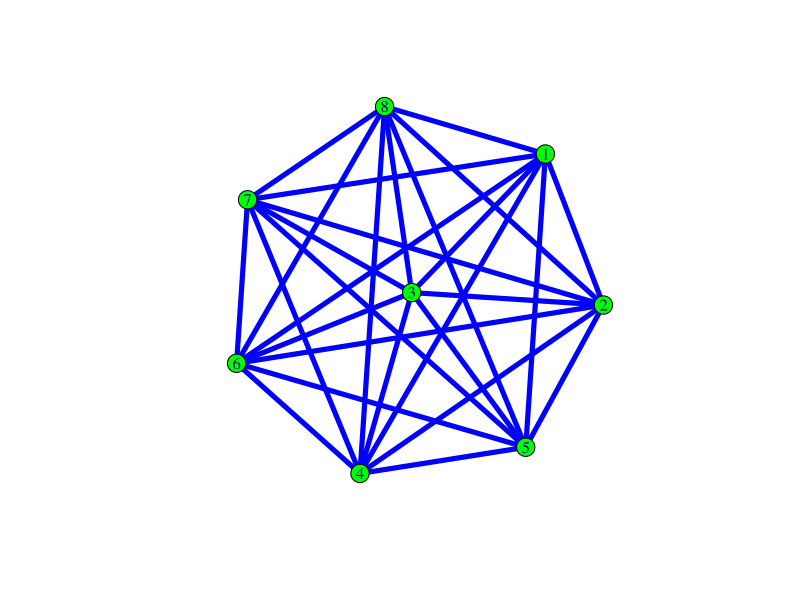

Write the R code that produced this figure.
## ---- chunk 1
library(igraph); library(dplyr);
## ---- chunk 2
plot(make_full_graph(8) %>% set_edge_attr("color", value = "blue")%>%set_edge_attr("width", value =5)%>%set_vertex_attr("color", value = "green")%>%set_vertex_attr("size", value = 10))
